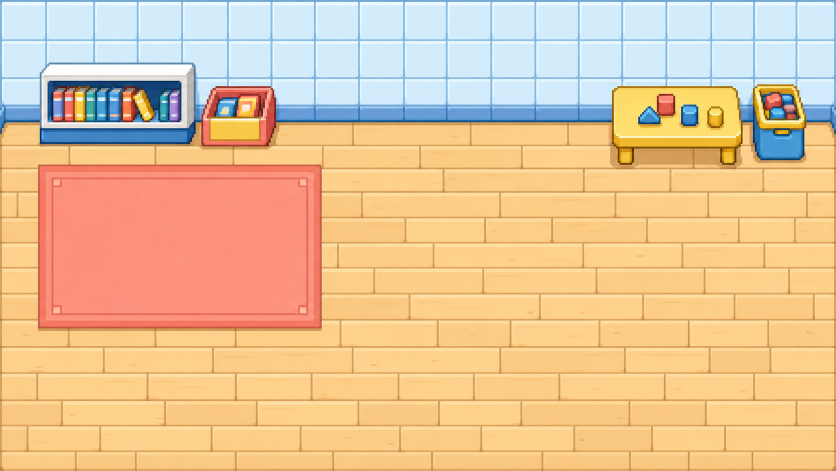
#> input picture assets/design/maps/classroom-corner/art/v1/classroom-corner-dressed-reference-raw.png, 1672 x 941 px, given in place of boy-child-idle-wheelbase-v2-1-48x64.png, which was not available (shown at 1/2 size)
$ python build_classroom_corner_blockout.py
#> lines starting #> are read from the running program, lines starting #| are printed output that depends on the picture; pictures that were not available may be replaced by others from this repository, and a replacement may not be noted
#!/usr/bin/env python3
"""Build the first 16x9 tile classroom-corner layout blockout."""

from __future__ import annotations

import json
from pathlib import Path

from PIL import Image, ImageDraw, ImageFont


ROOT = Path(__file__).resolve().parents[2]
OUT_DIR = ROOT / "assets/design/maps/classroom-corner/blockout"

TILE_SIZE = 32
GRID_SIZE = (16, 9)
CANVAS_SIZE = (GRID_SIZE[0] * TILE_SIZE, GRID_SIZE[1] * TILE_SIZE)

BLOCKOUT = OUT_DIR / "classroom-corner-layout-blockout-512x288.png"
LAYOUT_DATA = OUT_DIR / "classroom-corner-layout.json"

CHARACTERS = [
    {
        "id": "boy-reading-spawn",
        "character": "boy",
        "anchor_px": [96, 232],
        "source": "assets/design/sprites/characters/v2/ai-agent-child-boy/idle/frames/boy-child-idle-wheelbase-v2-1-48x64.png",
        "collision_footprint_px": [30, 6],
    },
    {
        "id": "girl-center-spawn",
        "character": "girl",
        "anchor_px": [256, 232],
        "source": "assets/design/sprites/characters/v2/ai-agent-child-girl/idle/frames/girl-child-idle-wheelbase-v2-1-48x64.png",
        "collision_footprint_px": [26, 6],
    },
    {
        "id": "genderless-block-spawn",
        "character": "genderless",
        "anchor_px": [416, 232],
        "source": "assets/design/sprites/characters/v2/ai-agent-child-genderless/idle/frames/genderless-child-idle-wheelbase-v2-1-48x64.png",
        "collision_footprint_px": [30, 6],
    },
]

OBJECTS = [
    {
        "id": "reading-bookshelf",
        "type": "bookshelf",
        "rect_tiles": [1, 2, 4, 1],
        "collision": True,
        "render_layer": "wall_props",
        "label": "BOOKSHELF",
        "fill": "#5079A5",
    },
    {
        "id": "reading-book-bin",
        "type": "book_bin",
        "rect_tiles": [1, 3, 2, 1],
        "collision": True,
        "render_layer": "floor_props",
        "label": "BOOK BIN",
        "fill": "#D85F55",
    },
    {
        "id": "reading-rug",
        "type": "rug",
        "rect_tiles": [1, 4, 5, 3],
        "collision": False,
        "render_layer": "floor_detail",
        "label": "READING RUG",
        "fill": "#E9898B",
    },
    {
        "id": "block-table",
        "type": "activity_table",
        "rect_tiles": [11, 3, 3, 2],
        "collision_rect_tiles": [11, 3, 4, 1],
        "collision": True,
        "render_layer": "floor_props",
        "label": "BLOCK TABLE",
        "fill": "#E5AE3A",
    },
    {
        "id": "toy-bin",
        "type": "toy_storage",
        "rect_tiles": [14, 3, 1, 2],
        "collision_rect_tiles": [14, 3, 2, 1],
        "collision": True,
        "render_layer": "floor_props",
        "label": "TOYS",
        "fill": "#4E9DA4",
    },
]


def load_font(size: int, bold: bool = False) -> ImageFont.ImageFont:
    candidates = [
        "/System/Library/Fonts/Supplemental/Arial Bold.ttf" if bold else "/System/Library/Fonts/Supplemental/Arial.ttf",
        "/System/Library/Fonts/Helvetica.ttc",
    ]
    for candidate in candidates:
        path = Path(candidate)
        if path.exists():
            return ImageFont.truetype(str(path), size=size)
    return ImageFont.load_default()


def tile_rect(rect_tiles: list[int]) -> tuple[int, int, int, int]:
    x, y, width, height = rect_tiles
    return (
        x * TILE_SIZE,
        y * TILE_SIZE,
        (x + width) * TILE_SIZE,
        (y + height) * TILE_SIZE,
    )


def centered_text(
    draw: ImageDraw.ImageDraw,
    rect: tuple[int, int, int, int],
    text: str,
    font: ImageFont.ImageFont,
    fill: str,
) -> None:
    box = draw.textbbox((0, 0), text, font=font)
    width = box[2] - box[0]
    height = box[3] - box[1]
    x0, y0, x1, y1 = rect
    draw.text(
        ((x0 + x1 - width) / 2, (y0 + y1 - height) / 2 - box[1]),
        text,
        font=font,
        fill=fill,
    )


def build_walkability() -> list[list[int]]:
    grid = [[0 for _ in range(GRID_SIZE[0])] for _ in range(GRID_SIZE[1])]
    for y in range(2, GRID_SIZE[1]):
        for x in range(GRID_SIZE[0]):
            grid[y][x] = 1

    for item in OBJECTS:
        if not item["collision"]:
            continue
        x, y, width, height = item.get("collision_rect_tiles", item["rect_tiles"])
        for row in range(y, y + height):
            for column in range(x, x + width):
                grid[row][column] = 0
    return grid


def draw_blockout() -> Image.Image:
    image = Image.new("RGB", CANVAS_SIZE, "#E8EFF1")
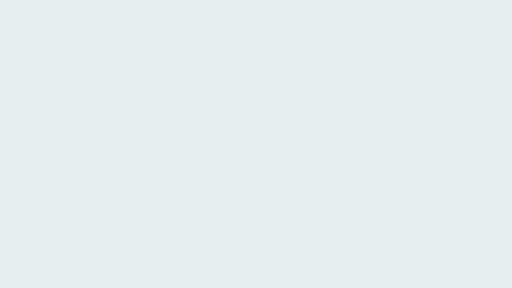
#> image: PIL image 512x288 RGB; mean R, G, B 232, 239, 241
    draw = ImageDraw.Draw(image)
    label_font = load_font(11, bold=True)
    small_font = load_font(9, bold=True)

    wall_rect = (0, 0, CANVAS_SIZE[0], TILE_SIZE * 2)
    floor_rect = (0, TILE_SIZE * 2, CANVAS_SIZE[0], CANVAS_SIZE[1])
    draw.rectangle(wall_rect, fill="#D6E3E6")
    draw.rectangle(floor_rect, fill="#EFE2C5")

    main_walkway = (0, TILE_SIZE * 6, CANVAS_SIZE[0], CANVAS_SIZE[1])
    center_corridor = (TILE_SIZE * 6, TILE_SIZE * 2, TILE_SIZE * 10, TILE_SIZE * 6)
    draw.rectangle(main_walkway, fill="#D7EEF0")
    draw.rectangle(center_corridor, fill="#D7EEF0")

    draw.rectangle((TILE_SIZE * 7, 16, TILE_SIZE * 9, 48), fill="#FFFFFF", outline="#83979B", width=2)
    centered_text(draw, (TILE_SIZE * 7, 16, TILE_SIZE * 9, 48), "DISPLAY", small_font, "#526469")

    for item in OBJECTS:
        rect = tile_rect(item["rect_tiles"])
        draw.rectangle(rect, fill=item["fill"], outline="#37464A", width=2)
        centered_text(draw, rect, item["label"], small_font, "#172126")

    centered_text(draw, center_corridor, "OPEN CORRIDOR", label_font, "#52757B")
    centered_text(draw, (192, 256, 320, 288), "MAIN WALKWAY", label_font, "#52757B")

    for x in range(0, CANVAS_SIZE[0] + 1, TILE_SIZE):
        draw.line((x, 0, x, CANVAS_SIZE[1]), fill="#8FA1A4", width=1)
    for y in range(0, CANVAS_SIZE[1] + 1, TILE_SIZE):
        draw.line((0, y, CANVAS_SIZE[0], y), fill="#8FA1A4", width=1)

    for actor in CHARACTERS:
        sprite = Image.open(ROOT / actor["source"]).convert("RGBA")
        anchor_x, anchor_y = actor["anchor_px"]
        top_left = (anchor_x - 24, anchor_y - 64)
        image.paste(sprite, top_left, sprite)
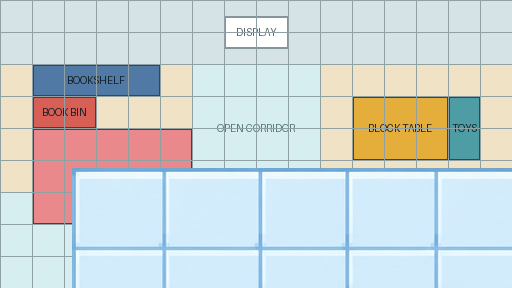
#> image: PIL image 512x288 RGB; mean R, G, B 206.2, 213.9, 214.2
        actor["frame_top_left_px"] = list(top_left)
        actor["anchor_tile"] = [anchor_x / TILE_SIZE, anchor_y / TILE_SIZE]
#> pass 2 of the loop in draw_blockout, `for actor in CHARACTERS:`:
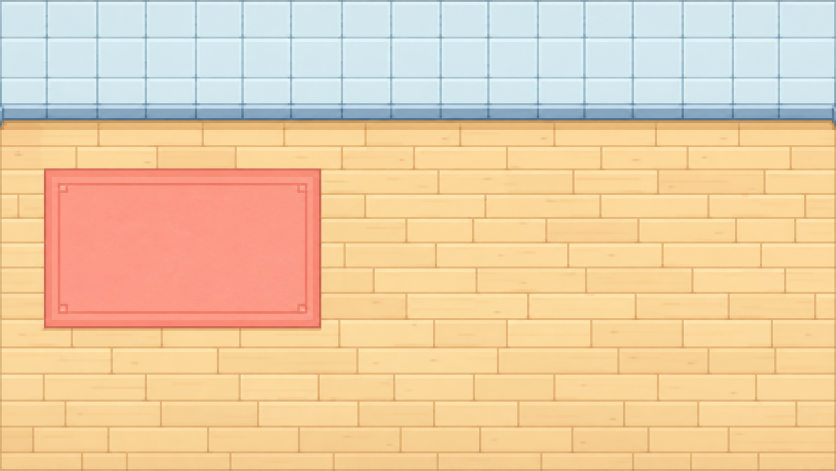
#> input picture assets/design/maps/classroom-corner/art/v1/classroom-corner-foundation-raw.png, 1672 x 941 px, given in place of girl-child-idle-wheelbase-v2-1-48x64.png, which was not available (shown at 1/2 size)
#> in draw_blockout, `image.paste(sprite, top_left, sprite)`:
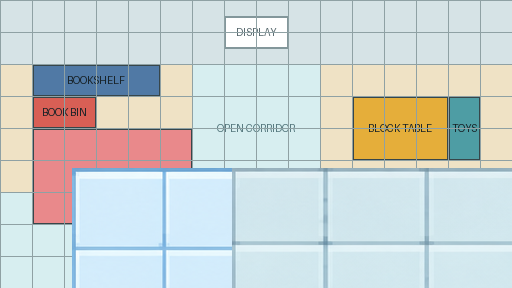
#> image: PIL image 512x288 RGB; mean R, G, B 206.3, 212.9, 211

    return image


def write_layout_data(walkability: list[list[int]]) -> None:
    data = {
        "map_id": "classroom-corner-blockout-v1",
        "status": "layout_blockout",
        "visual_asset_source": "procedural_placeholder",
        "map_mode": "tile_mode",
        "visual_model": "layered_tilemap",
        "runtime_object_model": ["interactive_scene_objects", "scene_hooks"],
        "collision_model": ["tile_collision", "trigger_zones"],
        "engine_target": "project-native",
        "canvas_px": list(CANVAS_SIZE),
        "tile_size_px": TILE_SIZE,
        "grid_tiles": list(GRID_SIZE),
        "perspective": "front-facing 3/4 interior blockout",
        "zones": [
            {"id": "wall", "rect_tiles": [0, 0, 16, 2], "walkable": False},
            {"id": "reading_corner", "rect_tiles": [0, 2, 6, 5], "walkable": "mixed"},
            {"id": "center_corridor", "rect_tiles": [6, 2, 4, 4], "walkable": True},
            {"id": "block_corner", "rect_tiles": [10, 2, 6, 4], "walkable": "mixed"},
            {"id": "main_walkway", "rect_tiles": [0, 6, 16, 3], "walkable": True},
        ],
        "objects": [
            {key: value for key, value in item.items() if key not in {"label", "fill"}}
            for item in OBJECTS
        ],
        "walkability": {
            "encoding": "1=walkable, 0=blocked",
            "collision_tile_projection": (
                "right-side furniture uses precise base collision expanded by the "
                "largest 30x6 actor footprint; visual rect_tiles remain unchanged"
            ),
            "rows": walkability,
        },
        "actor_spawns": CHARACTERS,
        "next_art_pass": {
            "foundation": "floor, wall, corridor, and rug materials only",
            "separate_props": ["bookshelf", "book_bin", "activity_table", "toy_storage"],
            "do_not_bake": ["characters", "interactive props", "collision blockers"],
        },
        "output": str(BLOCKOUT.relative_to(ROOT)),
    }
    LAYOUT_DATA.write_text(
        json.dumps(data, indent=2, ensure_ascii=True) + "\n", encoding="utf-8"
    )


def main() -> None:
    OUT_DIR.mkdir(parents=True, exist_ok=True)
    walkability = build_walkability()
    image = draw_blockout()
    image.save(BLOCKOUT)
    write_layout_data(walkability)

    if image.size != CANVAS_SIZE:
        raise RuntimeError(f"Expected {CANVAS_SIZE}, got {image.size}")
    if len(walkability) != 9 or any(len(row) != 16 for row in walkability):
        raise RuntimeError("Walkability grid must be 16x9")

    print(
        json.dumps(
            {
                "output": str(BLOCKOUT.relative_to(ROOT)),
                "canvas_px": list(CANVAS_SIZE),
                "grid_tiles": list(GRID_SIZE),
                "actor_count": len(CHARACTERS),
                "object_count": len(OBJECTS),
            },
            indent=2,
        )
    )


if __name__ == "__main__":
    main()
